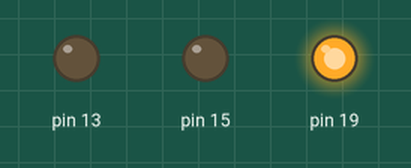
Bench run of a sketch on a simulated Arduino Uno, built with avr-gcc and run on an emulated ATmega328P. On the bench: output pins drawn as LEDs (lit = HIGH).

Above: at 0.2 s.
At 0.7 s:
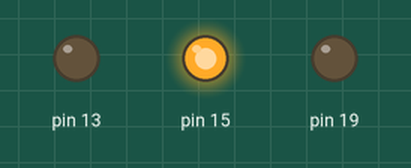
At 2.7 s:
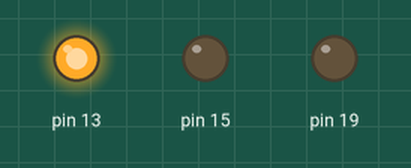
Timing chart, 0 to 3.4 s (numbered marks = the images above):
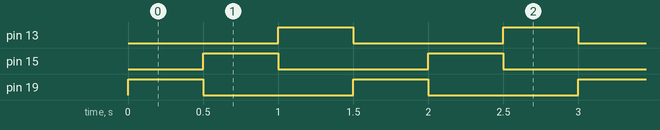

Measured:
- by itself, pin 13, pin 15, pin 19: alternates HIGH for 0.50 s and LOW for 1.0 s
- by itself, everything shown: repeats every 1.5 s, in 3 steps

The sketch:

Logica_2.ino
```cpp
int main(){
  //Definindo entrada e saída
  DDRD = 0b00000000; //Como todos são igual a 0, eu poderia simplesmente igualar tudo isso a 0
  DDRC = 0b00100010;
  DDRB = 0b00100000;
  while(1){
    PORTB = 0;
    PORTC = 0b00100000;
    _delay_ms(500);
    PORTC = 0b00000010;
    _delay_ms(500);
    PORTC = 0;
    PORTB = 0b00100000;
    _delay_ms(500);
  }
}
```
